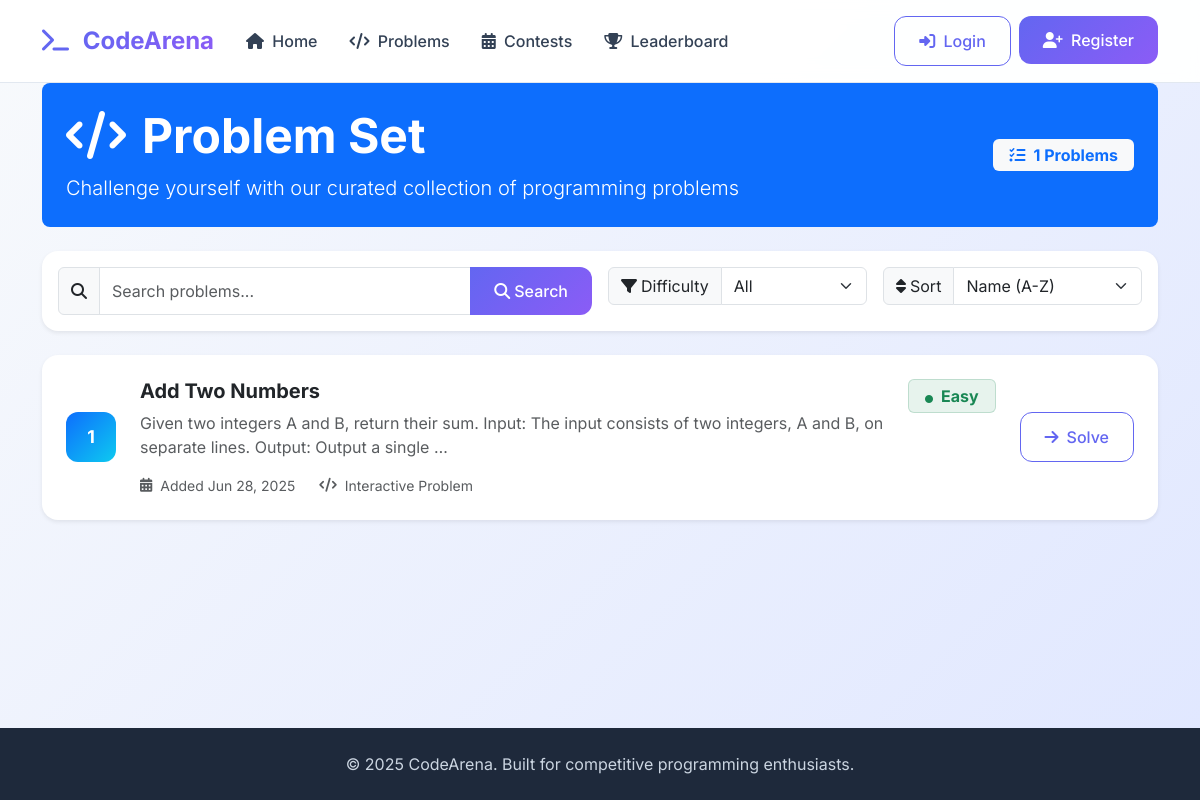
The app's page /problems/, older data.
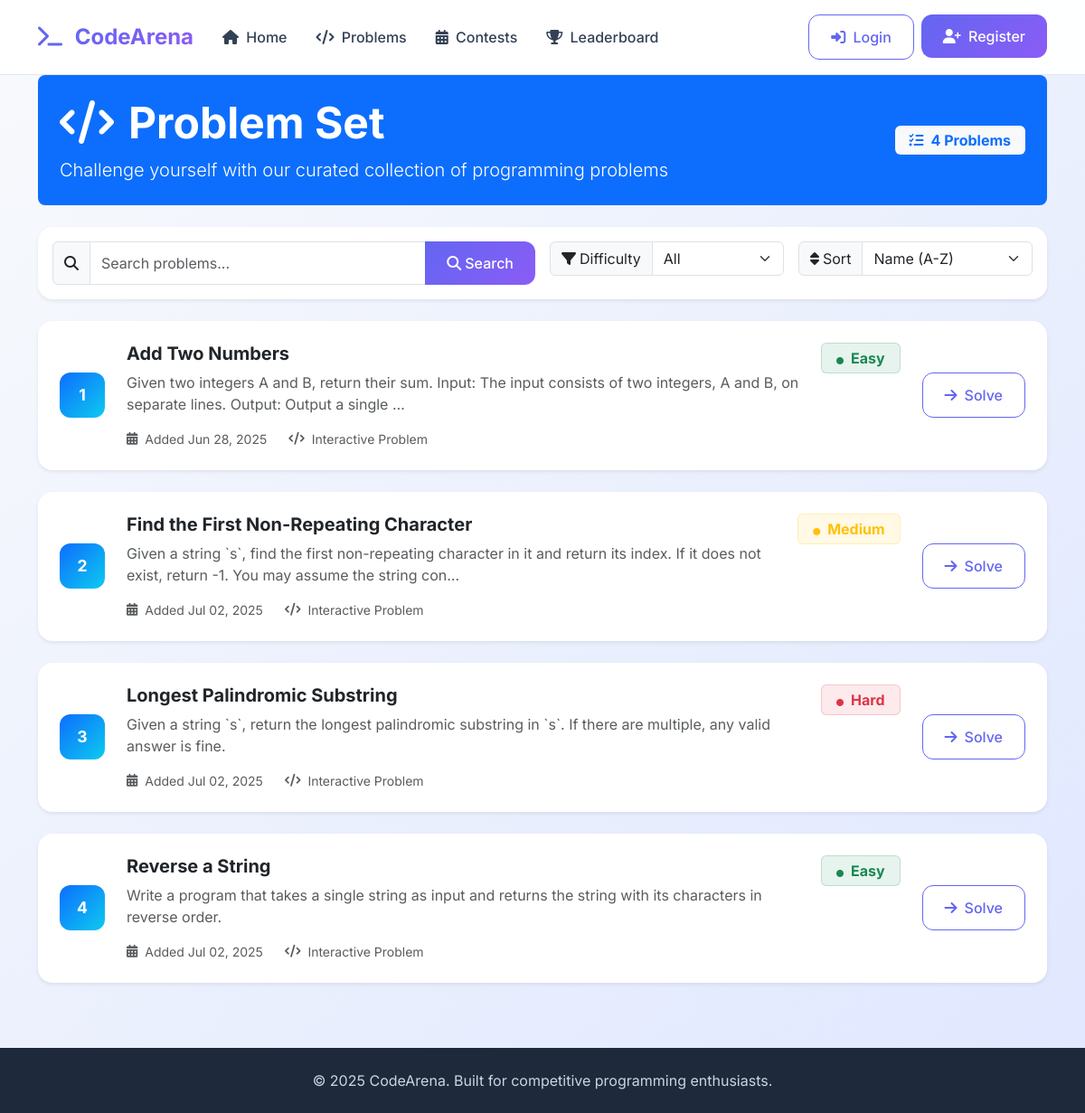
The same page, newer data.
### problems/models.py (models this page shows, shortened)
class Problem(models.Model):
    name = models.CharField(max_length=255, unique=True,help_text="Name of the problem")
    statement = models.TextField(help_text="Full problem description")
    difficulty_choices = (
        ('easy','Easy'),
        ('medium' ,'Medium'),
        ('hard', 'Hard'),
    )
    difficulty = models.CharField(
        max_length=10,
        choices=difficulty_choices,
        default='easy',
        help_text="Difficulty level of the problem"
    )
    created_at = models.DateTimeField(auto_now_add=True)
    created_by = models.ForeignKey(
        CustomUser,
        on_delete=models.SET_NULL,
        null=True,
        blank=True,
        related_name='created_problems',
        help_text="User who created this problem"
    )
    class Meta:
        verbose_name = "Problems"
        verbose_name_plural = "Problems"
        ordering = ['name']

### problems/views.py (the view)
# urls.py: path('', views.problem_list_view, name='list'),
def problem_list_view(request):
    problems = Problem.objects.all()
    difficulty = request.GET.get('difficulty')
    if difficulty and difficulty != 'all':
        problems = problems.filter(difficulty=difficulty)
    search_query = request.GET.get('q')
    if search_query:
        problems = problems.filter(
            Q(name__icontains=search_query) |
            Q(statement__icontains=search_query)
        )
    sort_by = request.GET.get('sort_by','name')
    if sort_by == 'difficulty_asc':
        problems = problems.order_by('difficulty')
    elif sort_by == 'difficulty_desc':
        problems = problems.order_by('-difficulty')
    elif sort_by == 'created_at_asc':
        problems = problems.order_by('created_at')
    elif sort_by == 'created_at_desc':
        problems = problems.order_by('-created_at')
    else: # Default to sorting by name ascending
        problems = problems.order_by('name')
    paginator = Paginator(problems,10)
    page_number = request.GET.get('page')
    page_obj = paginator.get_page(page_number)
    context = {
        'page_obj': page_obj,
        'difficulties': [choice[0] for choice in Problem.difficulty_choices], # Pass choices for dropdown
        'selected_difficulty': difficulty,
        'search_query': search_query,
        'sort_by': sort_by,
    }
    return render(request, 'problems/problem_list.html', context)

### templates/problems/problem_list.html (shortened to what this page needs)
{% extends 'base.html' %}
{% block content %}
<div class="container">
    <div class="row">
        <div class="col-12">
            <div class="bg-primary text-white rounded-3 p-4 mb-4">
                <div class="row align-items-center">
                    <div class="col-md-8">
                        <h1 class="display-5 fw-bold mb-2">
                            <i class="fas fa-code me-3"></i>Problem Set
                        </h1>
                        <p class="lead mb-0">Challenge yourself with our curated collection of programming problems</p>
                    </div>
                    <div class="col-md-4 text-md-end">
                        <div class="badge bg-light text-primary fs-6 px-3 py-2">
                            <i class="fas fa-tasks me-2"></i>{{ page_obj.paginator.count }} Problems
                        </div>
                    </div>
                </div>
            </div>
            <div class="card shadow-sm mb-4">
                <div class="card-body">
                    <div class="row g-3">
                        <div class="col-md-6">
                            <form method="get" action="{% url 'problems:list' %}">
                                <div class="input-group">
                                    <span class="input-group-text">
                                        <i class="fas fa-search"></i>
                                    </span>
                                    <input
                                        type="text"
                                        class="form-control"
                                        placeholder="Search problems..."
                                        name="q"
                                        value="{{ search_query|default_if_none:'' }}"
                                    />
                                    <button class="btn btn-primary" type="submit">
                                        <i class="fas fa-search me-1"></i>Search
                                    </button>
                                </div>
                            </form>
                        </div>
                        <div class="col-md-3">
                            <form method="get" action="{% url 'problems:list' %}">
                                <div class="input-group">
                                    <label class="input-group-text">
                                        <i class="fas fa-filter me-1"></i>Difficulty
                                    </label>
                                    <select name="difficulty" class="form-select" onchange="this.form.submit()">
                                        <option value="all" {% if not selected_difficulty or selected_difficulty == 'all' %}selected{% endif %}>All</option>
                                    </select>
                                </div>
                            </form>
                        </div>
                        <div class="col-md-3">
                            <form method="get" action="{% url 'problems:list' %}">
                                <div class="input-group">
                                    <label class="input-group-text">
                                        <i class="fas fa-sort me-1"></i>Sort
                                    </label>
                                    <select name="sort_by" class="form-select" onchange="this.form.submit()">
                                        <option value="name" {% if sort_by == 'name' %}selected{% endif %}>Name (A-Z)</option>
                                    </select>
                                </div>
                            </form>
                        </div>
                    </div>
                </div>
            </div>
            {% if page_obj %}
                <div class="row">
                    {% for problem in page_obj %}
                        <div class="col-12 mb-4">
                            <div class="card shadow-sm border-0 hover-card">
                                <div class="card-body p-4">
                                    <div class="row align-items-center">
                                        <div class="col-auto">
                                            <div class="problem-number">
                                                {{ forloop.counter }}
                                            </div>
                                        </div>
                                        <div class="col">
                                            <div class="d-flex align-items-start justify-content-between">
                                                <div class="flex-grow-1">
                                                    <h5 class="card-title mb-2">
                                                        <a href="{% url 'problems:detail' problem.id %}" class="text-decoration-none text-dark fw-bold problem-title">
                                                            {{ problem.name }}
                                                        </a>
                                                    </h5>
                                                    <p class="card-text text-muted mb-3">
                                                        {{ problem.statement|striptags|truncatechars:150 }}
                                                    </p>
                                                    <div class="d-flex align-items-center text-muted small">
                                                        <i class="fas fa-calendar-alt me-2"></i>
                                                        <span class="me-4">Added {{ problem.created_at|date:"M d, Y" }}</span>
                                                        <i class="fas fa-code me-2"></i>
                                                        <span>Interactive Problem</span>
                                                    </div>
                                                </div>
                                                <div class="ms-3">
                                                    {% if problem.difficulty == 'easy' %}
                                                        <span class="badge bg-success-soft text-success px-3 py-2 fs-6">
                                                            <i class="fas fa-circle me-2" style="font-size: 8px;"></i>Easy
                                                        </span>
                                                    {% elif problem.difficulty == 'medium' %}
                                                        <span class="badge bg-warning-soft text-warning px-3 py-2 fs-6">
                                                            <i class="fas fa-circle me-2" style="font-size: 8px;"></i>Medium
                                                        </span>
                                                    {% elif problem.difficulty == 'hard' %}
                                                        <span class="badge bg-danger-soft text-danger px-3 py-2 fs-6">
                                                            <i class="fas fa-circle me-2" style="font-size: 8px;"></i>Hard
                                                        </span>
                                                    {% endif %}
                                                </div>
                                            </div>
                                        </div>
                                        <div class="col-auto">
                                            <a href="{% url 'problems:detail' problem.id %}" class="btn btn-outline-primary">
                                                <i class="fas fa-arrow-right me-2"></i>Solve
                                            </a>
                                        </div>
                                    </div>
                                </div>
                            </div>
                        </div>
                    {% endfor %}
                </div>
            {% endif %}
        </div>
    </div>
</div>
{% endblock %}

### templates/base.html (shortened to what this page needs)
<!DOCTYPE html>
<html lang="en">
<head>
    <link href="https://cdn.jsdelivr.net/npm/bootstrap@5.3.3/dist/css/bootstrap.min.css" rel="stylesheet">
    <link rel="stylesheet" href="https://cdnjs.cloudflare.com/ajax/libs/font-awesome/6.5.2/css/all.min.css" />
</head>
<body class="d-flex flex-column min-vh-100">
    <nav class="navbar navbar-expand-lg sticky-top">
        <div class="container">
            <a class="navbar-brand" href="{% url 'home' %}">
                <i class="fas fa-terminal me-2"></i>
                <span class="text-gradient">CodeArena</span>
            </a>
            <div class="collapse navbar-collapse" id="navbarNav">
                <ul class="navbar-nav me-auto">
                    <li class="nav-item">
                        <a class="nav-link" href="{% url 'home' %}">
                            <i class="fas fa-home me-1"></i> Home
                        </a>
                    </li>
                    <li class="nav-item">
                        <a class="nav-link" href="{% url 'problems:list' %}">
                            <i class="fas fa-code me-1"></i> Problems
                        </a>
                    </li>
                    <li class="nav-item">
                        <a class="nav-link" href="{% url 'contests:list' %}">
                            <i class="fas fa-calendar-alt me-1"></i> Contests
                        </a>
                    </li>
                    <li class="nav-item">
                        <a class="nav-link" href="{% url 'leaderboard:main' %}">
                            <i class="fas fa-trophy me-1"></i> Leaderboard
                        </a>
                    </li>
                </ul>
                <ul class="navbar-nav">
                    {% if user.is_authenticated %}
                        <li class="nav-item dropdown">
                            <a class="nav-link dropdown-toggle" href="#" id="navbarDropdown" role="button" data-bs-toggle="dropdown" aria-expanded="false">
                                <i class="fas fa-user-circle me-1"></i> {{ user.username }}
                            </a>
                            <ul class="dropdown-menu dropdown-menu-end">
                                <li><a class="dropdown-item" href="{% url 'users:profile' %}">
                                    <i class="fas fa-user me-2"></i> My Profile
                                </a></li>
                                <li><hr class="dropdown-divider"></li>
                                <li><a class="dropdown-item" href="{% url 'users:logout' %}">
                                    <i class="fas fa-sign-out-alt me-2"></i> Logout
                                </a></li>
                            </ul>
                        </li>
                    {% else %}
                        <li class="nav-item me-2">
                            <a class="btn btn-outline-primary" href="{% url 'users:login' %}">
                                <i class="fas fa-sign-in-alt me-1"></i> Login
                            </a>
                        </li>
                        <li class="nav-item">
                            <a class="btn btn-primary" href="{% url 'users:register' %}">
                                <i class="fas fa-user-plus me-1"></i> Register
                            </a>
                        </li>
                    {% endif %}
                </ul>
            </div>
        </div>
    </nav>
    <main class="flex-grow-1">
        {% block content %}{% endblock %}
    </main>
    <footer class="footer py-4 mt-5">
        <div class="container text-center">
            <span>&copy; {% now "Y" %} CodeArena. Built for competitive programming enthusiasts.</span>
        </div>
    </footer>
</body>
</html>

### templates/base.html (style rules this page uses)
:root { --primary-color: #6366f1; --primary-dark: #4f46e5; --secondary-color: #8b5cf6; --success-color: #10b981; --warning-color: #f59e0b; --danger-color: #ef4444; --gray-50: #f8fafc; --gray-100: #f1f5f9; --gray-200: #e2e8f0; --gray-300: #cbd5e1; --gray-600: #475569; --gray-700: #334155; --gray-800: #1e293b; --gray-900: #0f172a; }
body { font-family: 'Inter', sans-serif; background: linear-gradient(135deg, var(--gray-50) 0%, #e0e7ff 100%); min-height: 100vh; color: var(--gray-800); }
.navbar { background: rgba(255, 255, 255, 0.95) !important; backdrop-filter: blur(10px); border-bottom: 1px solid var(--gray-200); padding: 1rem 0; }
.navbar-brand { font-weight: 700; font-size: 1.5rem; color: var(--primary-color) !important; }
.nav-link { font-weight: 500; color: var(--gray-700) !important; padding: 0.75rem 1rem !important; transition: all 0.3s ease; }
.btn-primary { background: linear-gradient(135deg, var(--primary-color) 0%, var(--secondary-color) 100%); border: none; font-weight: 500; padding: 0.75rem 1.5rem; border-radius: 0.75rem; transition: all 0.3s ease; }
.btn-outline-primary { color: var(--primary-color); border-color: var(--primary-color); font-weight: 500; padding: 0.75rem 1.5rem; border-radius: 0.75rem; transition: all 0.3s ease; }
.card { border: none; border-radius: 1rem; box-shadow: 0 4px 25px rgba(0, 0, 0, 0.05); transition: all 0.3s ease; }
.footer { background: var(--gray-800) !important; color: var(--gray-300) !important; margin-top: auto; }
.text-gradient { background: linear-gradient(135deg, var(--primary-color) 0%, var(--secondary-color) 100%); -webkit-background-clip: text; -webkit-text-fill-color: transparent; background-clip: text; }

### templates/problems/problem_list.html (style rules this page uses)
.hover-card { transition: all 0.3s ease; border-left: 4px solid transparent; }
.problem-number { width: 50px; height: 50px; background: linear-gradient(135deg, var(--bs-primary), var(--bs-info)); color: white; border-radius: 12px; display: flex; align-items: center; justify-content: center; font-weight: bold; font-size: 1.1rem; }
.bg-success-soft { background-color: rgba(25, 135, 84, 0.1); border: 1px solid rgba(25, 135, 84, 0.2); }
.bg-warning-soft { background-color: rgba(255, 193, 7, 0.1); border: 1px solid rgba(255, 193, 7, 0.2); }
.bg-danger-soft { background-color: rgba(220, 53, 69, 0.1); border: 1px solid rgba(220, 53, 69, 0.2); }

Row changes from the older to the newer data that the page shows:
added Problem: name "Find the First Non-Repeating Character", statement "Given a string `s`, find the first non-repeating character in it and return its index. If it does not exist, return -1. You may assume the string con…", created_at "Jul 02, 2025", difficulty "medium" (drawn)
added Problem: name "Longest Palindromic Substring", statement "Given a string `s`, return the longest palindromic substring in `s`. If there are multiple, any valid answer is fine.", created_at "Jul 02, 2025", difficulty "hard" (drawn)
added Problem: name "Reverse a String", statement "Write a program that takes a single string as input and returns the string with its characters in reverse order.", created_at "Jul 02, 2025", difficulty "easy" (drawn)
Text that changed along with them:
{{ page_obj.paginator.count }}: "1" → "4"
